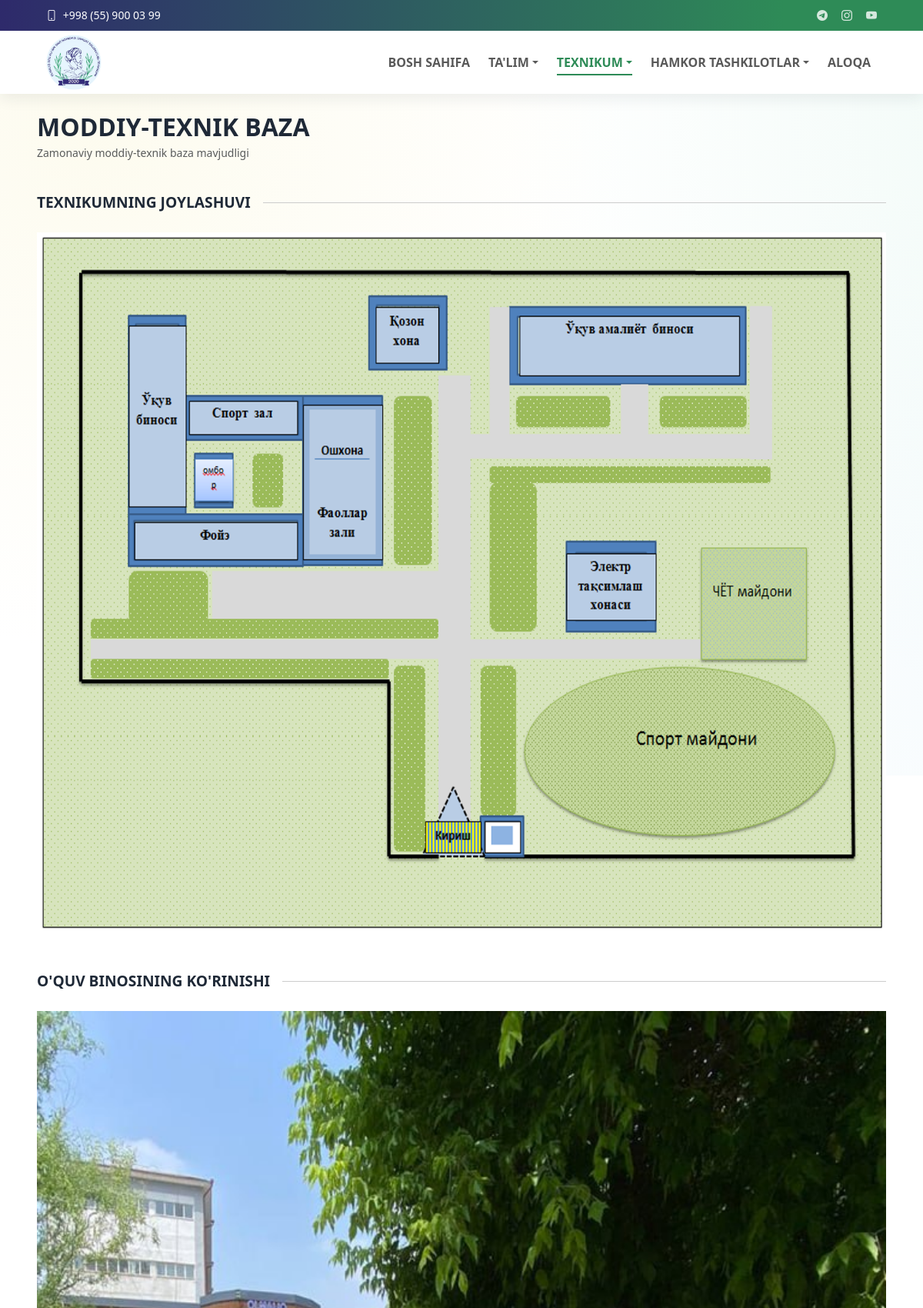
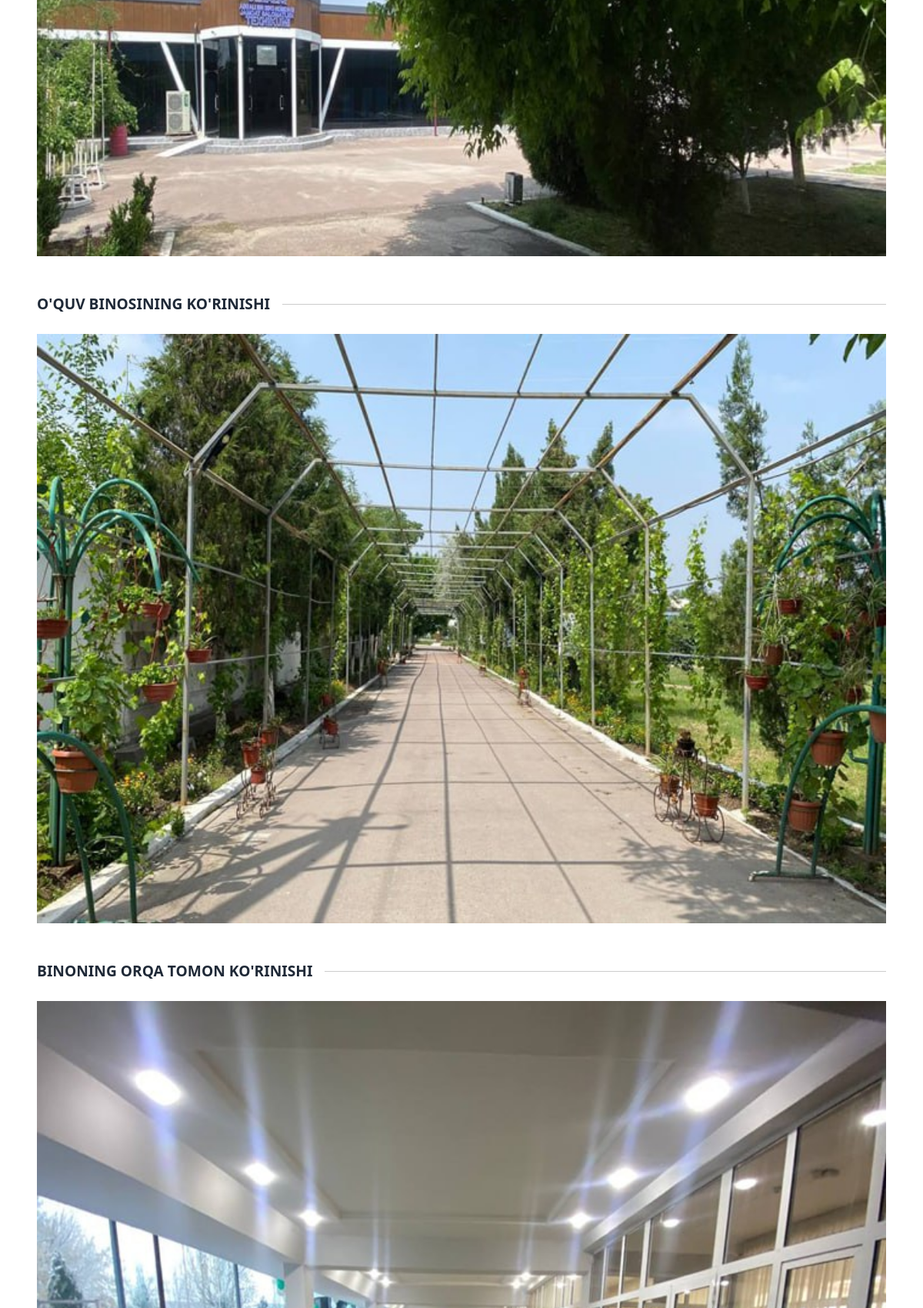
Page /moddiy-texnik-baza/ (upper part) on the committed database (2 pictures, top to bottom).
### core/models.py (models this page shows, shortened)
class TopbarSettings(models.Model):
    email = models.EmailField(blank=True)
    phone = models.CharField(max_length=50, blank=True)
    telegram_url = models.URLField(blank=True)
    instagram_url = models.URLField(blank=True)
    youtube_url = models.URLField(blank=True)
    is_active = models.BooleanField(default=True)
    updated_at = models.DateTimeField(auto_now=True)
    class Meta:
        ordering = ['-updated_at', '-id']
        verbose_name = "Topbar sozlamasi"
        verbose_name_plural = "Topbar sozlamalari"

class MaterialBase(models.Model):
    title = models.CharField(max_length=200)
    description = models.TextField()
    image = models.ImageField(upload_to='about/', blank=True, null=True)
    updated_at = models.DateTimeField(auto_now=True)
    class Meta:
        verbose_name = "Moddiy texnik baza"
        verbose_name_plural = "Moddiy texnik baza"

### core/views.py (the view)
# urls.py: path('moddiy-texnik-baza/', views.material_base, name='material_base'),
def material_base(request):
    materials = MaterialBase.objects.all()
    return render(request, 'core/material_base.html', {'materials': materials})

### core/context_processors.py (called while the page is built)
def menu_context(request):
    menu_items = (
        Menu.objects.filter(parent__isnull=True, is_active=True)
        .prefetch_related('children')
        .order_by('order', 'id')
    )
    topbar = TopbarSettings.objects.filter(is_active=True).first()
    return {
        'menu_items': menu_items,
        'topbar_settings': topbar,
    }

### core/templates/core/material_base.html (shortened to what this page needs)
{% extends 'base.html' %}
{% block content %}
<section>
    <div class="mt-5 mt-md-3 mt-lg-2">
        <h2 class="fw-bold text-uppercase mb-1">Moddiy-texnik baza</h2>
        <p class="text-muted small">Zamonaviy moddiy-texnik baza mavjudligi</p>
    </div>
    <div class="row">
        {% for material in materials %}
        <div class="mb-4">
            <div class="d-flex align-items-center my-4">
                <p class="fw-bold text-uppercase me-3 mb-0" style="font-size: clamp(13px, 1.6vw, 24px);">
                    {{ material.title|default:"Texnikumning moddiy-texnik bazasi" }}
                </p>
                <div class="flex-grow-1" style="height:1px; background:#ccc;"></div>
            </div>
            {% if material.image %}
            <img src="{{ material.image.url }}" class="card-img-top" alt="{{ material.title }}"
                style="width: 100%; height: auto; object-fit: cover;">
            {% endif %}
        </div>
        {% endfor %}
    </div>
</section>
{% endblock %}

### templates/includes/header.html (shortened to what this page needs)
{% load static %}
<header id="header" class="header fixed-top">
    <div class="topbar d-flex align-items-center">
        <div class="container d-flex justify-content-center justify-content-md-between">
           <div class="contact-info d-flex align-items-center gap-3">
                <div class="d-flex align-items-center">
                    <a href="tel:{{ topbar_settings.phone }}" class="link-underline link-underline-opacity-0 lh-1">
                        <i class="bi bi-phone me-1"></i>
                    <span>{{ topbar_settings.phone }}</span>
                    </a>
                </div>
            </div>
            <div class="social-links d-flex align-items-center">
                <a href="{{ topbar_settings.telegram_url }}" target="_blank" rel="noopener" aria-label="Telegram"><i class="bi bi-telegram"></i></a>
                <a href="{{ topbar_settings.instagram_url }}" target="_blank" rel="noopener" aria-label="Instagram"><i class="bi bi-instagram"></i></a>
                <a href="{{ topbar_settings.youtube_url }}" target="_blank" rel="noopener" aria-label="YouTube"><i class="bi bi-youtube"></i></a>
            </div>
        </div>
    </div>
    <div class="branding d-flex align-items-center">
        <nav class="navbar navbar-expand-lg  py-0 w-100">
            <div class="container position-relative d-flex align-items-center justify-content-between">
                <a class="navbar-brand brand d-flex align-items-center gap-2" href="{% url 'core:home' %}">
                    <img class="brand-logo" src="{% static 'images/logo.png' %}" alt="Olmaliq texnikumi logosi">
                </a>
                <div class="collapse navbar-collapse" id="mainNavbar">
                    {% with ns=request.resolver_match.namespace name=request.resolver_match.url_name %}
                    <ul class="navbar-nav ms-auto mb-2 mb-lg-0 align-items-lg-center gap-lg-2">
                        <li class="nav-item">
                            <a class="nav-link {% if ns == 'core' and name == 'home' %}active{% endif %}" href="{% url 'core:home' %}" {% if ns == 'core' and name == 'home' %}aria-current="page"{% endif %}>Bosh sahifa</a>
                        </li>
                        <li class="nav-item dropdown">
                            <a class="nav-link dropdown-toggle " href="#" role="button" data-bs-toggle="dropdown" aria-expanded="false" >Ta'lim</a>
                        </li>
                        <li class="nav-item dropdown">
                            <a class="nav-link dropdown-toggle {% if ns == 'core' and name == 'about' or ns == 'core' and name == 'leadership' or ns == 'core' and name == 'material_base' or ns == 'core' and name == 'documents' %}active{% endif %}" href="#" role="button" data-bs-toggle="dropdown" aria-expanded="false" {% if ns == 'core' and name == 'about' or ns == 'core' and name == 'leadership' or ns == 'core' and name == 'material_base' or ns == 'core' and name == 'documents' %}aria-current="page"{% endif %}>Texnikum</a>
                        </li>
                        <li class="nav-item dropdown">
                            <a class="nav-link dropdown-toggle " href="#" role="button" data-bs-toggle="dropdown" aria-expanded="false" >Hamkor tashkilotlar</a>
                        </li>
                        <li class="nav-item">
                            <a class="nav-link {% if ns == 'contact' %}active{% endif %}" href="{% url 'contact:contact' %}" {% if ns == 'contact' %}aria-current="page"{% endif %}>Aloqa</a>
                        </li>
                    </ul>
                    {% endwith %}
                </div>
            </div>
        </nav>
    </div>
</header>

### static/css/style.css (style rules this page uses)
* { box-sizing: border-box; }
body { margin: 0; font-family: "Segoe UI", Tahoma, sans-serif; background-color: #ffffff; background-image: radial-gradient(1100px circle at 8% 16%, rgba(246, 238, 181, 0.22), transparent 62%), radial-gradient(1250px circle at 92% 12%, rgba(178, 231, 212, 0.2), transparent 64%), radial-gradient(980px circle at 84% 88%, rgba(205, 233, 245, 0.16), transparent 66%), linear-gradient(180deg, #ffffff 0%, #ffffff 100%); background-repeat: no-repeat; background-size: 128% 128%, 132% 132%, 126% 126%, 100% 100%; animation: siteBgFloat 50s ease-in-out infinite alternate; color: var(--text); padding-top: 108px; overflow-x: clip; }
a { color: var(--header-accent); }
html { overflow-x: clip; }
.container { width: min(1120px, 92%); margin: 0 auto; }
@media (min-width: 1200px) { .container { width: min(1320px, 92%); } }
.header { transition: all 0.5s; z-index: 1100 !important; background-color: #ffffff; box-shadow: 0 6px 18px rgba(31, 41, 55, 0.08); }
.header .topbar { background: var(--brand-gradient); font-size: 14px; transition: all 0.5s; height: 40px; overflow: hidden; border: 0 !important; border-bottom: 0 !important; box-shadow: none !important; margin-bottom: 0 !important; }
.header .topbar .container { min-height: 40px; }
.header .topbar .contact-info i { font-style: normal; color: #ffffff; }
.header .topbar .contact-info i a, .header .topbar .contact-info i, .header .topbar .contact-info span { color: #ffffff; text-decoration: none; line-height: 1; }
.header .topbar .social-links a { color: rgba(255, 255, 255, 0.8); line-height: 0; transition: all 0.3s ease; margin-left: 18px; font-size: 14px; }
.header .branding { min-height: 68px; transition: all 0.4s ease; border: 0 !important; border-top: 0 !important; margin-top: 0 !important; position: relative; z-index: 1101; }
.header .topbar + .branding { margin-top: 0 !important; border-top: 0 !important; }
.brand { color: var(--nav-text); text-decoration: none; font-weight: 700; }
.brand-logo { height: 72px; width: auto; display: block; }
.navbar .nav-item > a { text-transform: uppercase; font-weight: 600; }
.navbar .nav-link { position: relative; transition: color 0.22s ease; }
.navbar .nav-link::before { content: ""; position: absolute; left: 0.5rem; right: 0.5rem; bottom: 0.2rem; height: 2px; background: var(--header-accent); transform: scaleX(0); transform-origin: center; transition: transform 0.22s ease; }
.navbar .nav-link:hover, .navbar .nav-link.active { color: var(--header-accent); }
.navbar .nav-link:hover::before, .navbar .nav-link.active::before { transform: scaleX(1); }

### rows in the picture
TopbarSettings: phone "+998 (55) 900 03 99"
MaterialBase: title "TEXNIKUMNING JOYLASHUVI", image (picture)
MaterialBase: title "O'QUV BINOSINING KO'RINISHI", image (picture)
MaterialBase: title "O'QUV BINOSINING KO'RINISHI", image (picture)
MaterialBase: title "BINONING ORQA TOMON KO'RINISHI", image (picture)
